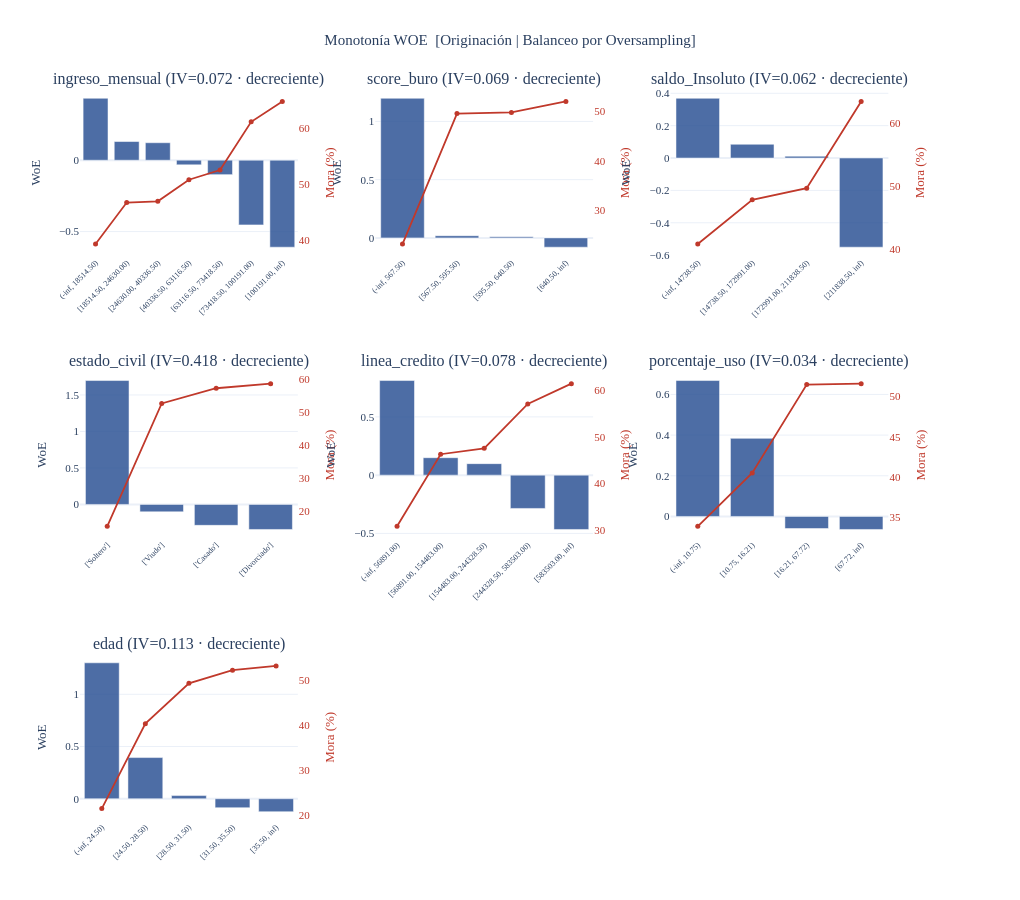

The notebook cell this image was saved under:
### Markdown cell above
### 4.4 Binning monótono (WoE)

### Code cell
bins_orig = ajustar_binning(train_bal[vars_sel], train_bal['Target'], vars_sel)
resumen_orig = graficar_monotonia(bins_orig, vars_sel, 'Monotonía WOE  [Originación | Balanceo por Oversampling]')
print('Monotonía e IV en Originación:')
resumen_orig

### Figure 1 — Plotly figure (JSON) as saved in the notebook; plotly's stock layout.template omitted (floating-point values rounded to 4 significant figures)
{"data": [{"marker": {"color": "#2E5496"}, "name": "WoE", "opacity": 0.85, "showlegend": false, "type": "bar", "x": ["(-inf, 18514.50)", "[18514.50, 24630.00)", "[24630.00, 40336.50)", "[40336.50, 63116.50)", "[63116.50, 73418.50)", "[73418.50, 100191.00)", "[100191.00, inf)"], "xaxis": "x", "y": [0.4339, 0.1309, 0.1224, -0.03213, -0.1012, -0.453, -0.6093], "yaxis": "y"}, {"line": {"color": "#c0392b", "width": 1.8}, "marker": {"size": 5}, "mode": "lines+markers", "name": "Tasa de mora", "showlegend": false, "type": "scatter", "x": ["(-inf, 18514.50)", "[18514.50, 24630.00)", "[24630.00, 40336.50)", "[40336.50, 63116.50)", "[63116.50, 73418.50)", "[73418.50, 100191.00)", "[100191.00, inf)"], "xaxis": "x", "y": [39.32, 46.73, 46.94, 50.8, 52.53, 61.13, 64.78], "yaxis": "y2"}, {"marker": {"color": "#2E5496"}, "name": "WoE", "opacity": 0.85, "showlegend": false, "type": "bar", "x": ["(-inf, 567.50)", "[567.50, 595.50)", "[595.50, 640.50)", "[640.50, inf)"], "xaxis": "x2", "y": [1.199, 0.01883, 0.009635, -0.07985], "yaxis": "y3"}, {"line": {"color": "#c0392b", "width": 1.8}, "marker": {"size": 5}, "mode": "lines+markers", "name": "Tasa de mora", "showlegend": false, "type": "scatter", "x": ["(-inf, 567.50)", "[567.50, 595.50)", "[595.50, 640.50)", "[640.50, inf)"], "xaxis": "x2", "y": [23.17, 49.53, 49.76, 52.0], "yaxis": "y4"}, {"marker": {"color": "#2E5496"}, "name": "WoE", "opacity": 0.85, "showlegend": false, "type": "bar", "x": ["(-inf, 14738.50)", "[14738.50, 172991.00)", "[172991.00, 211838.50)", "[211838.50, inf)"], "xaxis": "x3", "y": [0.3692, 0.08508, 0.01149, -0.5511], "yaxis": "y5"}, {"line": {"color": "#c0392b", "width": 1.8}, "marker": {"size": 5}, "mode": "lines+markers", "name": "Tasa de mora", "showlegend": false, "type": "scatter", "x": ["(-inf, 14738.50)", "[14738.50, 172991.00)", "[172991.00, 211838.50)", "[211838.50, inf)"], "xaxis": "x3", "y": [40.87, 47.87, 49.71, 63.44], "yaxis": "y6"}, {"marker": {"color": "#2E5496"}, "name": "WoE", "opacity": 0.85, "showlegend": false, "type": "bar", "x": ["['Soltero']", "['Viudo']", "['Casado']", "['Divorciado']"], "xaxis": "x4", "y": [1.698, -0.1019, -0.2869, -0.3434], "yaxis": "y7"}, {"line": {"color": "#c0392b", "width": 1.8}, "marker": {"size": 5}, "mode": "lines+markers", "name": "Tasa de mora", "showlegend": false, "type": "scatter", "x": ["['Soltero']", "['Viudo']", "['Casado']", "['Divorciado']"], "xaxis": "x4", "y": [15.48, 52.54, 57.12, 58.5], "yaxis": "y8"}, {"marker": {"color": "#2E5496"}, "name": "WoE", "opacity": 0.85, "showlegend": false, "type": "bar", "x": ["(-inf, 56891.00)", "[56891.00, 154483.00)", "[154483.00, 244328.50)", "[244328.50, 583503.00)", "[583503.00, inf)"], "xaxis": "x5", "y": [0.812, 0.1496, 0.0986, -0.2859, -0.4663], "yaxis": "y9"}, {"line": {"color": "#c0392b", "width": 1.8}, "marker": {"size": 5}, "mode": "lines+markers", "name": "Tasa de mora", "showlegend": false, "type": "scatter", "x": ["(-inf, 56891.00)", "[56891.00, 154483.00)", "[154483.00, 244328.50)", "[244328.50, 583503.00)", "[583503.00, inf)"], "xaxis": "x5", "y": [30.75, 46.27, 47.54, 57.1, 61.45], "yaxis": "y10"}, {"marker": {"color": "#2E5496"}, "name": "WoE", "opacity": 0.85, "showlegend": false, "type": "bar", "x": ["(-inf, 10.75)", "[10.75, 16.21)", "[16.21, 67.72)", "[67.72, inf)"], "xaxis": "x6", "y": [0.6682, 0.3839, -0.05946, -0.0641], "yaxis": "y11"}, {"line": {"color": "#c0392b", "width": 1.8}, "marker": {"size": 5}, "mode": "lines+markers", "name": "Tasa de mora", "showlegend": false, "type": "scatter", "x": ["(-inf, 10.75)", "[10.75, 16.21)", "[16.21, 67.72)", "[67.72, inf)"], "xaxis": "x6", "y": [33.89, 40.52, 51.49, 51.6], "yaxis": "y12"}, {"marker": {"color": "#2E5496"}, "name": "WoE", "opacity": 0.85, "showlegend": false, "type": "bar", "x": ["(-inf, 24.50)", "[24.50, 28.50)", "[28.50, 31.50)", "[31.50, 35.50)", "[35.50, inf)"], "xaxis": "x7", "y": [1.301, 0.3942, 0.03046, -0.08604, -0.1243], "yaxis": "y13"}, {"line": {"color": "#c0392b", "width": 1.8}, "marker": {"size": 5}, "mode": "lines+markers", "name": "Tasa de mora", "showlegend": false, "type": "scatter", "x": ["(-inf, 24.50)", "[24.50, 28.50)", "[28.50, 31.50)", "[31.50, 35.50)", "[35.50, inf)"], "xaxis": "x7", "y": [21.4, 40.27, 49.24, 52.15, 53.1], "yaxis": "y14"}], "layout": {"annotations": [{"font": {"size": 16}, "showarrow": false, "text": "ingreso_mensual (IV=0.072 · decreciente)", "x": 0.1267, "xanchor": "center", "xref": "paper", "y": 1, "yanchor": "bottom", "yref": "paper"}, {"font": {"size": 16}, "showarrow": false, "text": "score_buro (IV=0.069 · decreciente)", "x": 0.47, "xanchor": "center", "xref": "paper", "y": 1, "yanchor": "bottom", "yref": "paper"}, {"font": {"size": 16}, "showarrow": false, "text": "saldo_Insoluto (IV=0.062 · decreciente)", "x": 0.8133, "xanchor": "center", "xref": "paper", "y": 1, "yanchor": "bottom", "yref": "paper"}, {"font": {"size": 16}, "showarrow": false, "text": "estado_civil (IV=0.418 · decreciente)", "x": 0.1267, "xanchor": "center", "xref": "paper", "y": 0.6133, "yanchor": "bottom", "yref": "paper"}, {"font": {"size": 16}, "showarrow": false, "text": "linea_credito (IV=0.078 · decreciente)", "x": 0.47, "xanchor": "center", "xref": "paper", "y": 0.6133, "yanchor": "bottom", "yref": "paper"}, {"font": {"size": 16}, "showarrow": false, "text": "porcentaje_uso (IV=0.034 · decreciente)", "x": 0.8133, "xanchor": "center", "xref": "paper", "y": 0.6133, "yanchor": "bottom", "yref": "paper"}, {"font": {"size": 16}, "showarrow": false, "text": "edad (IV=0.113 · decreciente)", "x": 0.1267, "xanchor": "center", "xref": "paper", "y": 0.2267, "yanchor": "bottom", "yref": "paper"}], "font": {"family": "serif", "size": 11}, "height": 900, "margin": {"t": 90}, "title": {"text": "Monotonía WOE  [Originación | Balanceo por Oversampling]", "x": 0.5}, "width": 1020, "xaxis": {"anchor": "y", "domain": [0, 0.2533], "tickangle": -45, "tickfont": {"size": 8}}, "xaxis2": {"anchor": "y3", "domain": [0.3433, 0.5967], "tickangle": -45, "tickfont": {"size": 8}}, "xaxis3": {"anchor": "y5", "domain": [0.6867, 0.94], "tickangle": -45, "tickfont": {"size": 8}}, "xaxis4": {"anchor": "y7", "domain": [0, 0.2533], "tickangle": -45, "tickfont": {"size": 8}}, "xaxis5": {"anchor": "y9", "domain": [0.3433, 0.5967], "tickangle": -45, "tickfont": {"size": 8}}, "xaxis6": {"anchor": "y11", "domain": [0.6867, 0.94], "tickangle": -45, "tickfont": {"size": 8}}, "xaxis7": {"anchor": "y13", "domain": [0, 0.2533], "tickangle": -45, "tickfont": {"size": 8}}, "xaxis8": {"anchor": "y15", "domain": [0.3433, 0.5967]}, "xaxis9": {"anchor": "y17", "domain": [0.6867, 0.94]}, "yaxis": {"anchor": "x", "domain": [0.7733, 1], "title": {"text": "WoE"}}, "yaxis10": {"anchor": "x5", "color": "#c0392b", "overlaying": "y9", "showgrid": false, "side": "right", "title": {"text": "Mora (%)"}}, "yaxis11": {"anchor": "x6", "domain": [0.3867, 0.6133], "title": {"text": "WoE"}}, "yaxis12": {"anchor": "x6", "color": "#c0392b", "overlaying": "y11", "showgrid": false, "side": "right", "title": {"text": "Mora (%)"}}, "yaxis13": {"anchor": "x7", "domain": [0, 0.2267], "title": {"text": "WoE"}}, "yaxis14": {"anchor": "x7", "color": "#c0392b", "overlaying": "y13", "showgrid": false, "side": "right", "title": {"text": "Mora (%)"}}, "yaxis15": {"anchor": "x8", "domain": [0, 0.2267]}, "yaxis16": {"anchor": "x8", "overlaying": "y15", "side": "right"}, "yaxis17": {"anchor": "x9", "domain": [0, 0.2267]}, "yaxis18": {"anchor": "x9", "overlaying": "y17", "side": "right"}, "yaxis2": {"anchor": "x", "color": "#c0392b", "overlaying": "y", "showgrid": false, "side": "right", "title": {"text": "Mora (%)"}}, "yaxis3": {"anchor": "x2", "domain": [0.7733, 1], "title": {"text": "WoE"}}, "yaxis4": {"anchor": "x2", "color": "#c0392b", "overlaying": "y3", "showgrid": false, "side": "right", "title": {"text": "Mora (%)"}}, "yaxis5": {"anchor": "x3", "domain": [0.7733, 1], "title": {"text": "WoE"}}, "yaxis6": {"anchor": "x3", "color": "#c0392b", "overlaying": "y5", "showgrid": false, "side": "right", "title": {"text": "Mora (%)"}}, "yaxis7": {"anchor": "x4", "domain": [0.3867, 0.6133], "title": {"text": "WoE"}}, "yaxis8": {"anchor": "x4", "color": "#c0392b", "overlaying": "y7", "showgrid": false, "side": "right", "title": {"text": "Mora (%)"}}, "yaxis9": {"anchor": "x5", "domain": [0.3867, 0.6133], "title": {"text": "WoE"}}}}
